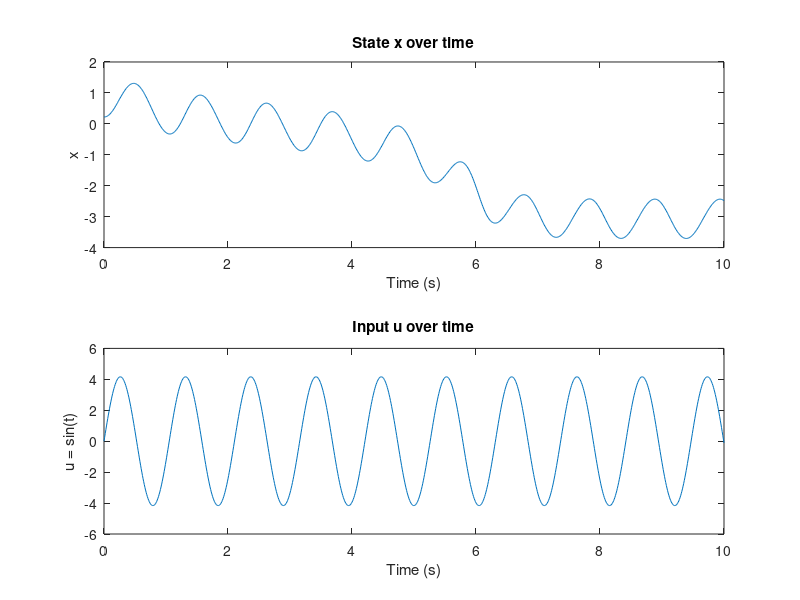
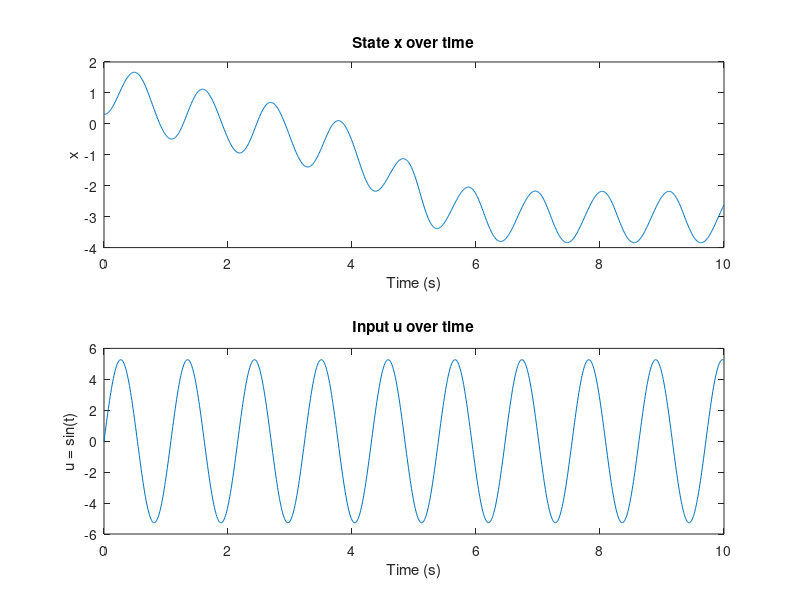
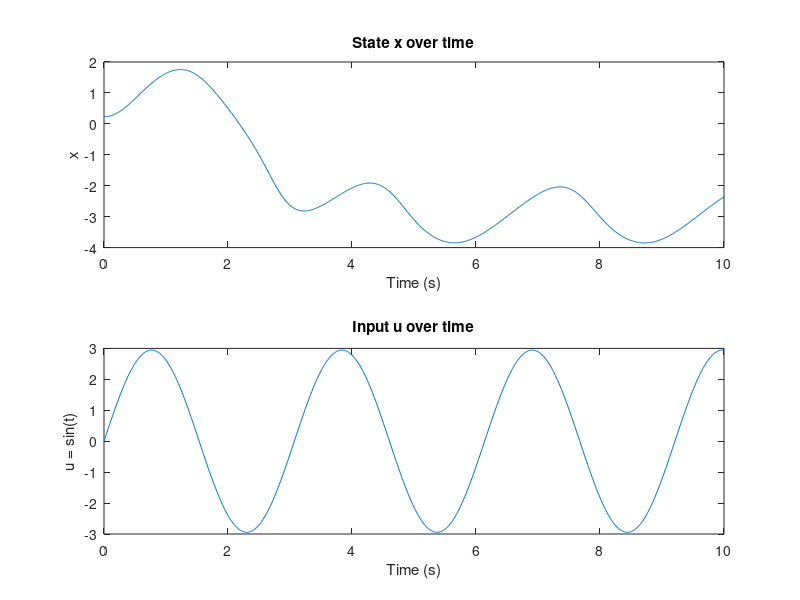
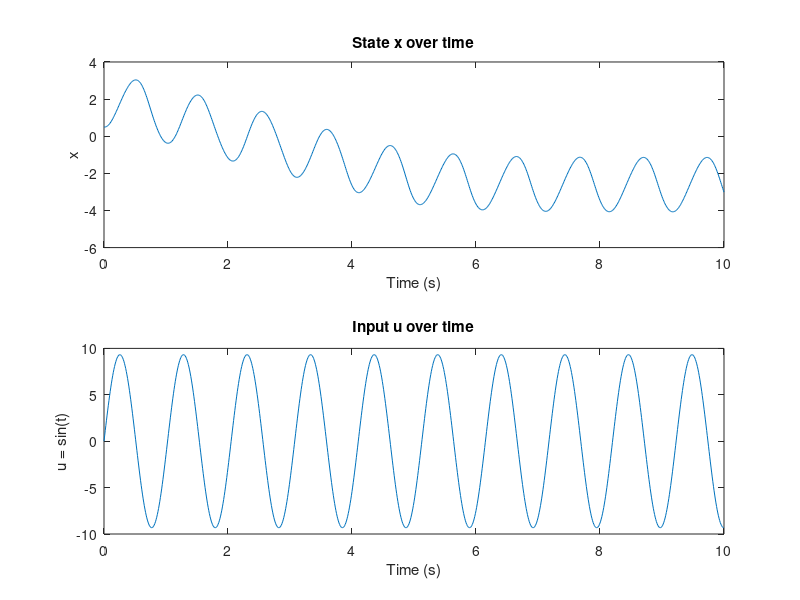

The MATLAB source for these figures, in order: (Note: this script raises an error after producing the figures.)
clear;
close all;
data = struct;
data.train = {};
n_dims = 2;
for j = 1:20
    % Simulation parameters
    dt = 0.01;  % time step
    t_end = 10; % total simulation time
    t = 0:dt:t_end; % time vector
    data_out = struct;
    data_out.t = transpose(t);
    for k = 1:n_dims
        % Initial condition
        x0 = rand; % random initial condition between 0 and 1
        x = zeros(size(t)); % preallocate state vector
        x(1) = x0; % set initial condition
        
        % Input u: sinusoidal function
        u = rand*10*sin(rand*2*pi*t);
        u_vals = zeros(size(t));
        
        % Simulation using Euler method
        for i = 1:length(t)-1
            dx = -(x(i)*sin(x(i))) + u(i); % compute derivative
            u_vals(i) = u(i);
            x(i+1) = x(i) + dx * dt; % update state
        end
        % Update data file
        data_out.x(:, k) = x; 
        data_out.y(:, k) = x; 
        data_out.u(:, k) = u_vals; 
    end
   

    data.train = [data.train, data_out]; % Append
    
    
    % Plot results
    figure;
    subplot(2, 1, 1);
    plot(t, x);
    title('State x over time');
    xlabel('Time (s)');
    ylabel('x');

    subplot(2, 1, 2);
    plot(t, u);
    title('Input u over time');
    xlabel('Time (s)');
    ylabel('u = sin(t)');
end
data.val = data.train(11:20);
data.train(11:20) = [];

save('datafiles/dummyData.mat','-struct','data');